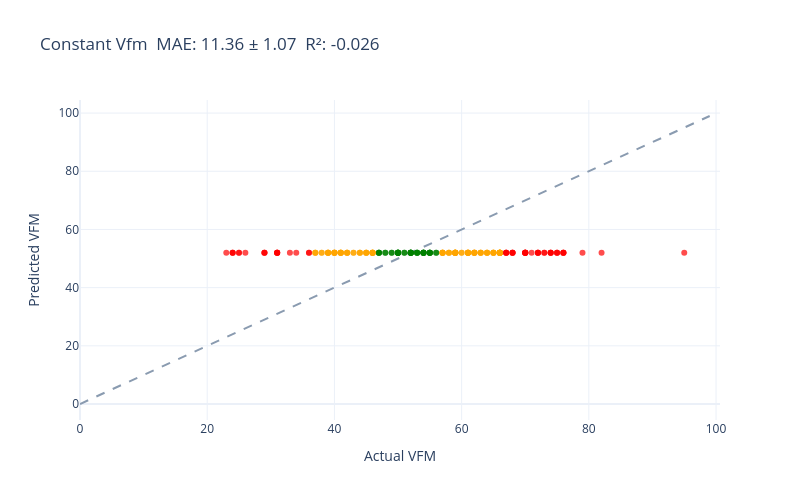
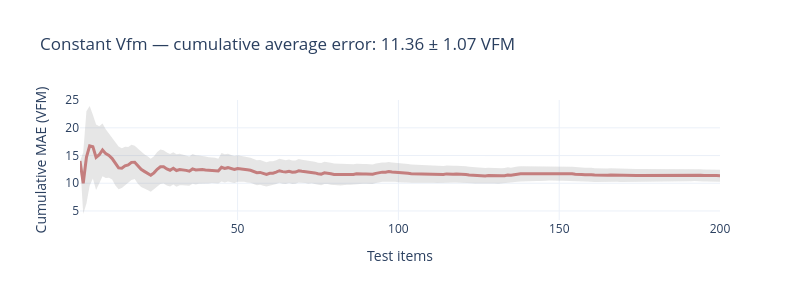

Notebook code for these charts, in order:
### Code cell
TRAIN_MEAN_VFM: float = float(np.mean([w.vfm for w in train]))

def constant_vfm(wine: Wine) -> float:
    """Always predict the training-set mean — the honest floor."""
    return TRAIN_MEAN_VFM

evaluate(constant_vfm, test)

### Figure 1 — Plotly figure (JSON) as saved in the notebook; plotly's stock layout.template omitted (floating-point values rounded to 4 significant figures; data arrays with more than 128 entries replaced by an {"elided": "..."} marker saying what was removed)
{"data": [{"line": {"color": "#8A9BB0", "dash": "dash"}, "mode": "lines", "showlegend": false, "type": "scatter", "x": [0, 99], "y": [0, 99]}, {"marker": {"color": {"elided": "200 str values"}, "opacity": 0.7, "size": 6}, "mode": "markers", "showlegend": false, "text": {"elided": "200 str values"}, "type": "scatter", "x": {"elided": "200 int values"}, "y": {"elided": "200 float values"}}], "layout": {"height": 500, "title": {"text": "Constant Vfm  MAE: 11.36 ± 1.07  R²: -0.026"}, "width": 800, "xaxis": {"title": {"text": "Actual VFM"}}, "yaxis": {"title": {"text": "Predicted VFM"}}}}

### Figure 2 — Plotly figure (JSON) as saved in the notebook; plotly's stock layout.template omitted (floating-point values rounded to 4 significant figures; data arrays with more than 128 entries replaced by an {"elided": "..."} marker saying what was removed)
{"data": [{"fill": "toself", "fillcolor": "rgba(128,128,128,0.2)", "hoverinfo": "skip", "line": {"color": "rgba(255,255,255,0)"}, "showlegend": false, "type": "scatter", "x": {"elided": "400 int values"}, "y": {"elided": "400 float values"}}, {"customdata": {"elided": "200 float values"}, "hovertemplate": "n=%{x}<br>Avg Error=%{y:.2f} VFM<br>±95% CI=%{customdata:.2f}<extra></extra>", "line": {"color": "#C47E7E", "width": 3}, "mode": "lines", "type": "scatter", "x": {"elided": "200 int values"}, "y": {"elided": "200 float values"}}], "layout": {"height": 300, "showlegend": false, "title": {"text": "Constant Vfm — cumulative average error: 11.36 ± 1.07 VFM"}, "width": 800, "xaxis": {"title": {"text": "Test items"}}, "yaxis": {"title": {"text": "Cumulative MAE (VFM)"}}}}
